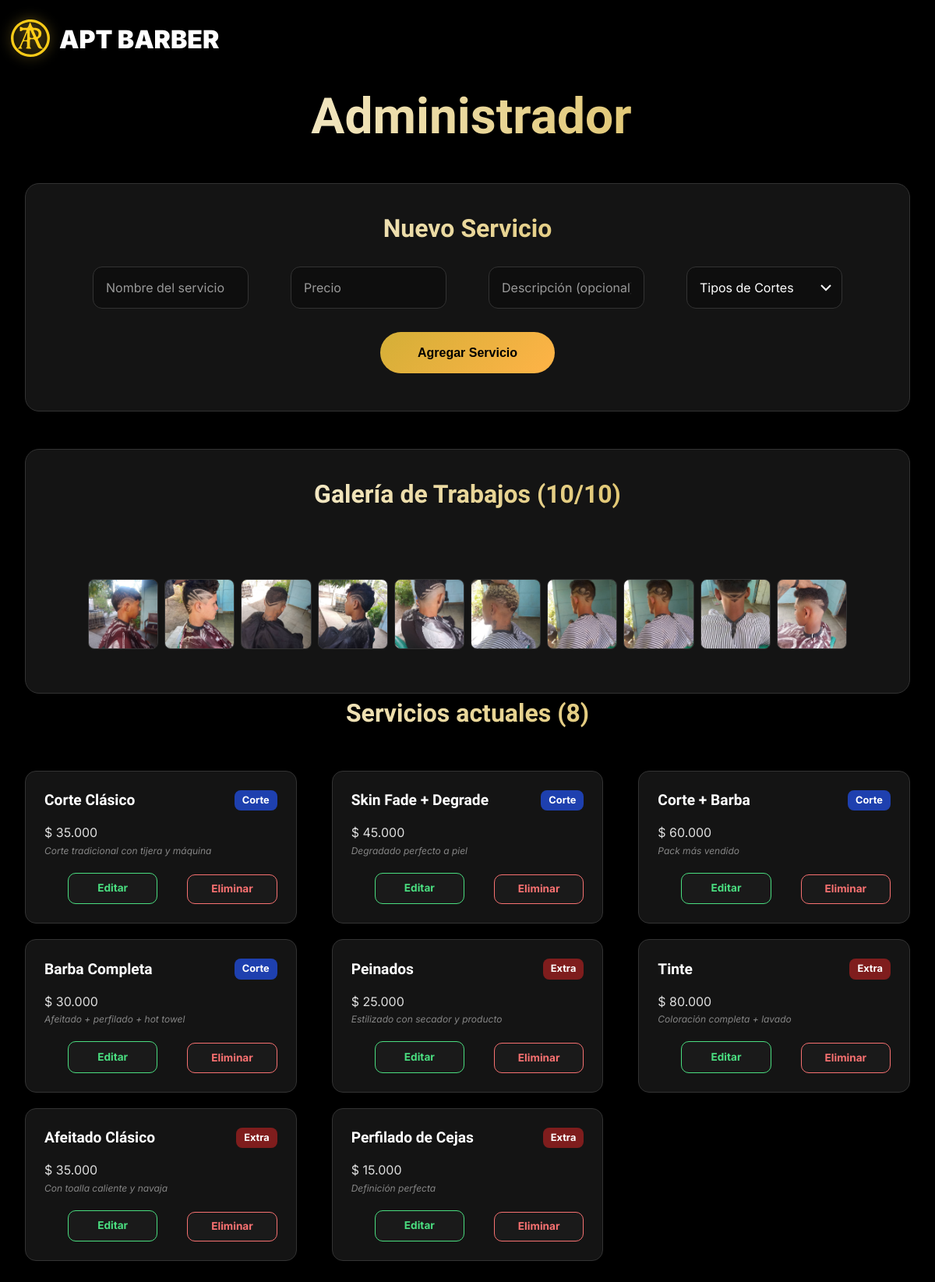
The page /admin (signed in) on the database its author committed.
### models.py (models this page shows, shortened)
class Servicio(db.Model):
    id = db.Column(db.Integer, primary_key=True)
    nombre = db.Column(db.String(100), nullable=False)
    precio = db.Column(db.String(20), nullable=False)
    descripcion = db.Column(db.Text)
    categoria = db.Column(db.String(20), default="corte", nullable=False)

### app.py (the view)
@app.route('/admin')
@login_required
def admin_dashboard():
    servicios = Servicio.query.all()
    return render_template('admin/dashboard.html', servicios=servicios)

### app.py (called while the page is built)
@login_manager.user_loader
def load_user(user_id):
    return User.query.get(int(user_id))

@app.context_processor
def inject_gallery():
    folder = 'static/images/gallery'
    if not os.path.exists(folder):
        return {'gallery_images': []}
    try:
        files = os.listdir(folder)
        images = []
        for f in files:
            if f.lower().endswith(('.png', '.jpg', '.jpeg', '.webp')):
                full_path = os.path.join(folder, f)
                if os.path.isfile(full_path):  # solo archivos, no carpetas
                    images.append(f)
        images.sort(key=lambda x: os.path.getmtime(os.path.join(folder, x)), reverse=True)
        return {'gallery_images': images[:10]}
    except Exception as e:
        print("Error en galería:", e)
        return {'gallery_images': []}

### templates/admin/dashboard.html (shortened to what this page needs)
{% extends "base.html" %}
{% block content %}
<div class="admin-dashboard">
    <div class="container admin-container">
        <div class="text-center dashboard-header">
            <h1 class="admin-title">Administrador</h1>
        </div>
        <div class="admin-card card-service">
            <h2 class="section-title text-center mb-10">Nuevo Servicio</h2>
            <form method="POST" action="{{ url_for('admin.crear_servicio') }}"
                  class="admin-grid-4">
                <input type="text" name="nombre" placeholder="Nombre del servicio" required class="input-field">
                <input type="text" name="precio" placeholder="Precio" required class="input-field">
                <input type="text" name="descripcion" placeholder="Descripción (opcional)" class="input-field">
                <select name="categoria" class="input-field">
                    <option value="corte">Tipos de Cortes</option>
                </select>
                <div class="full-row text-center">
                    <button type="submit" class="btn-primary px-10">Agregar Servicio</button>
                </div>
            </form>
        </div>
        <div class="admin-card card-gallery" style="margin-bottom: 1rem;">
            <h2 class="section-title text-center mb-10">Galería de Trabajos ({{ gallery_images|length }}/10)</h2>
            <div class="gallery-grid">
                {% for img in gallery_images %}
                <div class="relative group">
                </div>
                {% endfor %}
            </div>
        </div>
        <h2 class="section-title text-center mb-8">Servicios actuales ({{ servicios|length }})</h2>
        <div class="services-grid">
            {% for s in servicios %}
            <div class="service-card">
                <div class="service-header">
                    <h3 class="service-name">{{ s.nombre }}</h3>
                    <span class="tag {{ 'tag-corte' if s.categoria == 'corte' else 'tag-extra' }}">
                        {{ "Corte" if s.categoria == "corte" else "Extra" }}
                    </span>
                </div>
                <div class="price">$ {{ s.precio }}</div>
                <p class="description text-xs text-gray-500 italic">
                    {% if s.descripcion and s.descripcion.strip() %}
                        {{ s.descripcion }}
                    {% else %}
                        Sin descripción
                    {% endif %}
                </p>
                <div class="actions">
                    <a href="{{ url_for('admin.editar_servicio', servicio_id=s.id) }}" class="btn-small edit-btn">
                        Editar
                    </a>
                    <a href="{{ url_for('admin.eliminar_servicio', servicio_id=s.id) }}"
                       onclick="event.preventDefault(); fetch(this.href, {method: 'GET'}).then(() => location.reload());"
                       class="btn-small delete-btn">
                        Eliminar
                    </a>
                </div>
            </div>
            {% endfor %}
        </div>
    </div>
</div>
{% endblock %}

### static/css/base/01-variables.css (style rules this page uses)
:root { --bg: #0f0f0f; --bg-dark: #0a0a0a; --bg-card: #141414; --text: #f5f5f5; --text-secondary: #d0d0d0; --text-muted: #999; --accent: #d4af37; --accent-hover: #e6c14a; --gray: #222; --border: #333; --whatsapp: #d4af37; --font-primary: 'Inter', sans-serif; --font-display: 'Satoshi', sans-serif; --spacing-xs: 0.25rem; --spacing-sm: 0.5rem; --spacing-md: 1rem; --spacing-lg: 1.5rem; --spacing-xl: 2rem; --spacing-2xl: 3rem; --spacing-3xl: 4rem; --spacing-4xl: 5rem; --radius-sm: 8px; --radius-md: 12px; --radius-lg: 20px; --radius-xl: 24px; --radius-full: 50px; --shadow-sm: 0 2px 4px rgba(0, 0, 0, 0.1); --shadow-md: 0 10px 30px rgba(0, 0, 0, 0.2); --shadow-lg: 0 25px 60px rgba(0, 0, 0, 0.3); --shadow-accent: 0 15px 40px rgba(212, 175, 55, 0.4); --shadow-accent-hover: 0 25px 50px rgba(212, 175, 55, 0.6); --z-header: 1000; --z-mobile-nav: 900; --z-lightbox: 9999; }
* { margin: 0; padding: 0; box-sizing: border-box; }
html { scroll-behavior: smooth; }
body { font-family: var(--font-primary); background: var(--bg); color: var(--text); line-height: 1.6; overflow-x: hidden; }
h1, h2, h3, h4, h5, h6 { font-family: var(--font-display); font-weight: 900; line-height: 1.1; }
p { opacity: 0.85; }
a { color: inherit; text-decoration: none; transition: color 0.3s ease; }
.container { max-width: 1200px; margin: 0 auto; padding: 0 var(--spacing-md); }
.text-center { text-align: center; }
.mb-8 { margin-bottom: 2rem; }
.mb-10 { margin-bottom: 2.5rem; }
.px-10 { padding: 0 2.5rem; }

### static/css/base/02-responsive.css (style rules this page uses)
@media (max-width: 1366px) and (min-width: 1025px) { .container { max-width: 1200px; } }
@media (max-width: 1200px) { .container { padding: 0 1.5rem; } }

### static/css/components/01-buttons.css (style rules this page uses)
.btn-primary { background: var(--gradient-accent-bold); color: black; padding: var(--spacing-lg) 3rem; border: none; border-radius: var(--radius-full); font-weight: 700; font-size: 1rem; cursor: pointer; transition: all 0.3s ease; display: inline-block; }
.btn-small { display: inline-flex; align-items: center; justify-content: center; gap: 6px; padding: 0.45rem 0.8rem; border-radius: var(--radius-md); font-size: 0.85rem; font-weight: 700; transition: all 0.2s ease; text-decoration: none; }
.edit-btn { background: #1a1a1a; color: #4ade80; border: 1px solid #4ade80; }
.delete-btn { background: #1a1a1a; color: #f87171; border: 1px solid #f87171; }

### static/css/components/03-cards.css (style rules this page uses)
.admin-card { background: #141414; border: 1px solid var(--border); border-radius: var(--radius-xl); padding: 3rem 4rem; margin-bottom: 3rem; }
.service-card { background: #141414; border: 1px solid var(--border); padding: 1.5rem; border-radius: var(--radius-lg); margin-top: -25px; }
.service-header { display: flex; justify-content: space-between; align-items: center; margin-bottom: var(--spacing-md); }
.service-name { font-size: 1.2rem; font-weight: 600; color: white; }
.tag { padding: 3px 10px; border-radius: var(--radius-md); font-size: 0.8rem; font-weight: 700; color: white; }
.tag-corte { background: #1e40af; }
.tag-extra { background: #7f1d1d; }
.actions { display: flex; gap: 0.5rem; margin-top: var(--spacing-md); }
.actions .btn-small { flex: 1; }

### static/css/components/04-gallery.css (style rules this page uses)
.gallery-grid { display: grid; grid-template-columns: repeat(auto-fill, minmax(90px, 1fr)); gap: 8px; padding: 0 var(--spacing-md); }

### static/css/components/06-forms.css (style rules this page uses)
.input-field { background: #0e0e0e; border: 1px solid var(--border); border-radius: var(--radius-md); padding: var(--spacing-md); color: white; font-size: 1rem; transition: all 0.3s ease; font-family: var(--font-primary); }
.input-field::placeholder { color: var(--text-muted); }
select.input-field { cursor: pointer; appearance: none; background-repeat: no-repeat; background-position: right 0.5rem center; background-size: 1.5em 1.5em; padding-right: 2.5rem; }
.admin-grid-4 { display: grid; grid-template-columns: 1fr; gap: var(--spacing-md); justify-items: center; }
@media (min-width: 640px) { .admin-grid-4 { grid-template-columns: repeat(4, 1fr); } }
.full-row { grid-column: 1 / -1; }

### static/css/layouts/01-hero.css (style rules this page uses)
.section-title { font-size: 4rem; text-align: center; margin-bottom: 5rem; background: linear-gradient(90deg, #fff, var(--accent)); -webkit-background-clip: text; -webkit-text-fill-color: transparent; background-clip: text; margin-top: -50px; }

### rows shown on the page
Servicio: nombre "Corte Clásico", categoria "Corte", precio "35.000", descripcion "Corte tradicional con tijera y máquina"
Servicio: nombre "Skin Fade + Degrade", categoria "Corte", precio "45.000", descripcion "Degradado perfecto a piel"
Servicio: nombre "Corte + Barba", categoria "Corte", precio "60.000", descripcion "Pack más vendido"
Servicio: nombre "Barba Completa", categoria "Corte", precio "30.000", descripcion "Afeitado + perfilado + hot towel"
Servicio: nombre "Peinados", categoria "Extra", precio "25.000", descripcion "Estilizado con secador y producto"
Servicio: nombre "Tinte", categoria "Extra", precio "80.000", descripcion "Coloración completa + lavado"
Servicio: nombre "Afeitado Clásico", categoria "Extra", precio "35.000", descripcion "Con toalla caliente y navaja"
Servicio: nombre "Perfilado de Cejas", categoria "Extra", precio "15.000", descripcion "Definición perfecta"

### other values the page prints
{{ gallery_images|length }} "10"
{{ servicios|length }} "8"
